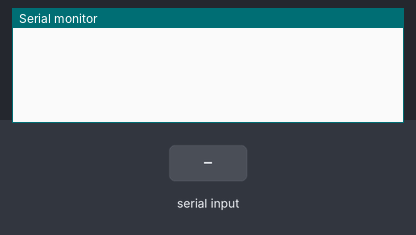
Bench run of a sketch on a simulated Arduino Uno, built with avr-gcc and run on an emulated ATmega328P. On the bench: the last lines printed to the serial monitor. Inputs (shaded band) come from the test bench.

Above: at 1.2 s.
1.3 s: "90,45\n" received over Serial
At 3.5 s:
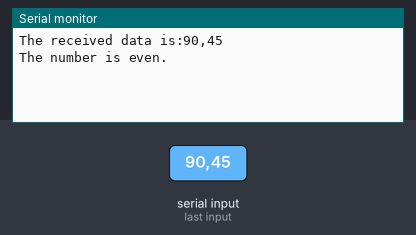
3.8 s: "0\n" received over Serial
At 5.2 s:
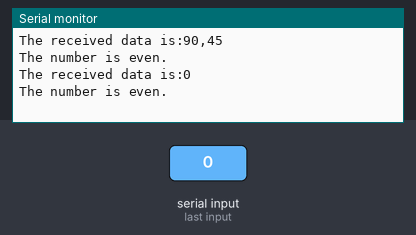
6.3 s: "5\n" received over Serial
At 8.3 s:
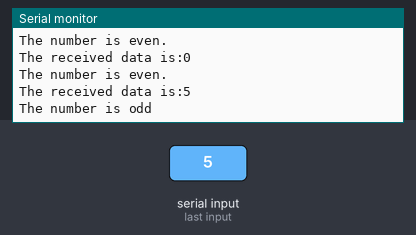

Measured:
- after the input at 1.3 s, the serial monitor: prints a new line after 1.0 s (image 1)
- after the input at 3.8 s, the serial monitor: prints a new line after 1.0 s (image 2)
- after the input at 6.3 s, the serial monitor: prints a new line after 1.0 s (image 3)

The sketch:

Serial_input.ino
```cpp
void setup() {
  // put your setup code here, to run once:
  Serial.begin(9600);

}

void loop() {
  // put your main code here, to run repeatedly:
  if (Serial.available() > 0) {
    String received_data = Serial.readString();
   Serial.println("The received data is:"+received_data);
   int num=received_data.toInt();
   if(num%2==0)
   Serial.println("The number is even.");
   else
   Serial.println("The number is odd");
  }
}
```
